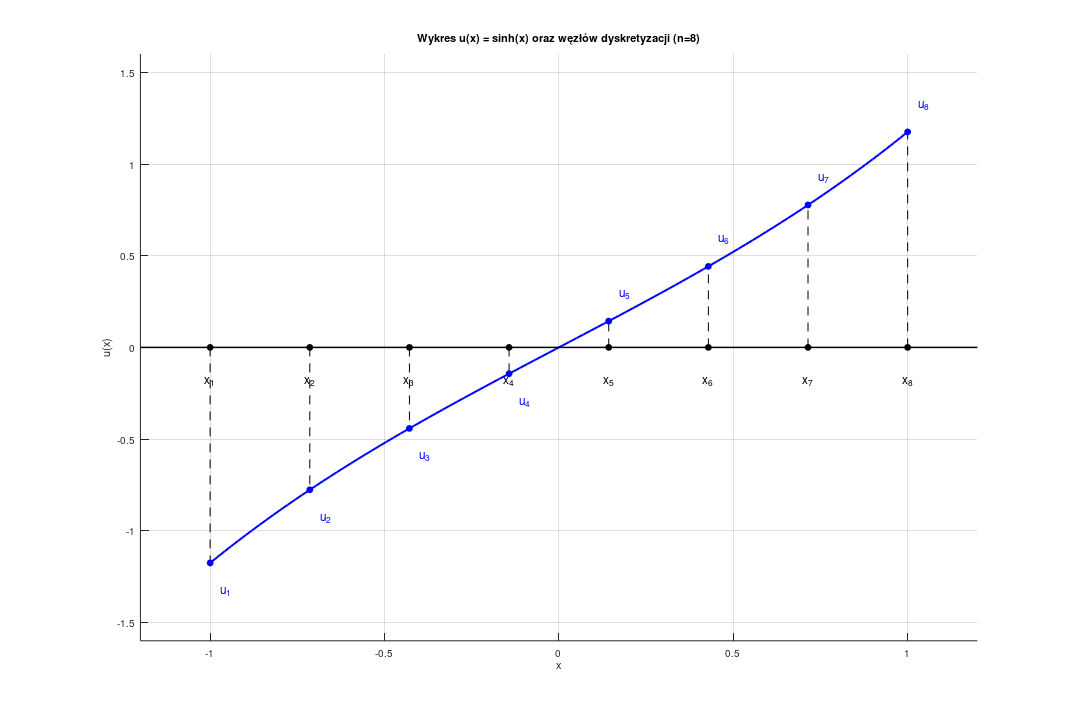

Reproduce this figure in MATLAB. (Note: this script raises an error after producing the figure.)

x_ciagle = linspace(-1, 1, 100);
u_ciagle = sinh(x_ciagle);

n = 8;
x_wezly = linspace(-1, 1, n);
u_wezly = sinh(x_wezly);

figure(1, 'visible', 'off');
clf; 
hold on;
grid on;

plot(x_ciagle, u_ciagle, 'b-', 'LineWidth', 2);

plot([-1.2 1.2], [0 0], 'k-', 'LineWidth', 1.5);

for i = 1:n
    plot([x_wezly(i) x_wezly(i)], [0 u_wezly(i)], 'k--', 'LineWidth', 1); 

    plot(x_wezly(i), 0, 'ko', 'MarkerFaceColor', 'k', 'MarkerSize', 6);
    
    plot(x_wezly(i), u_wezly(i), 'bo', 'MarkerFaceColor', 'b', 'MarkerSize', 6);
    

    text(x_wezly(i), -0.18, sprintf('x_%d', i), 'HorizontalAlignment', 'center', 'FontSize', 12);
    

    if u_wezly(i) >= 0
        text(x_wezly(i)+0.03, u_wezly(i) + 0.15, sprintf('u_%d', i), 'HorizontalAlignment', 'left', 'Color', 'b', 'FontSize', 12);
    else
        text(x_wezly(i)+0.03, u_wezly(i) - 0.15, sprintf('u_%d', i), 'HorizontalAlignment', 'left', 'Color', 'b', 'FontSize', 12);
    end
end

title(sprintf('Wykres u(x) = sinh(x) oraz węzłów dyskretyzacji (n=%d)', n));
xlabel('x');
ylabel('u(x)');
xlim([-1.2 1.2]);
ylim([-1.6 1.6]);
hold off;

set(gcf, 'PaperPosition', [0 0 15 10]); 

output_path = fullfile(output_dir, 'wykres_sinh_wezly.png');
print(output_path, '-dpng', '-r300');
